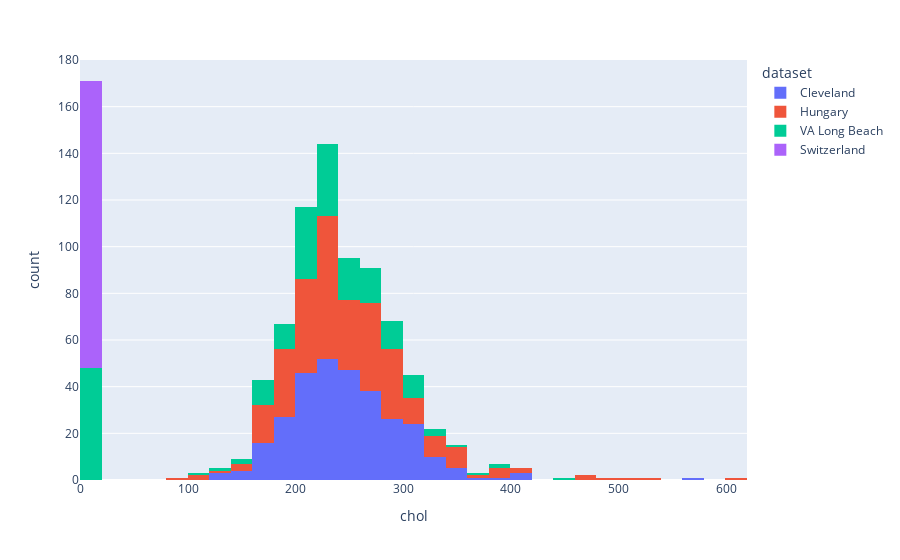

Here is the notebook cell this chart was saved with:
### Code cell
# Let's see chol level based on dataset
fig = px.histogram(df, x = 'chol', color = 'dataset')
fig.show()

### Figure 1 — Plotly figure (JSON) as saved in the notebook; plotly's stock layout.template omitted (floating-point values rounded to 4 significant figures; data arrays with more than 128 entries replaced by an {"elided": "..."} marker saying what was removed)
{"data": [{"alignmentgroup": "True", "bingroup": "x", "hovertemplate": "dataset=Cleveland<br>chol=%{x}<br>count=%{y}<extra></extra>", "legendgroup": "Cleveland", "marker": {"color": "#636efa", "pattern": {"shape": ""}}, "name": "Cleveland", "offsetgroup": "Cleveland", "orientation": "v", "showlegend": true, "type": "histogram", "x": {"elided": "304 int values"}, "xaxis": "x", "yaxis": "y"}, {"alignmentgroup": "True", "bingroup": "x", "hovertemplate": "dataset=Hungary<br>chol=%{x}<br>count=%{y}<extra></extra>", "legendgroup": "Hungary", "marker": {"color": "#EF553B", "pattern": {"shape": ""}}, "name": "Hungary", "offsetgroup": "Hungary", "orientation": "v", "showlegend": true, "type": "histogram", "x": {"elided": "293 int values"}, "xaxis": "x", "yaxis": "y"}, {"alignmentgroup": "True", "bingroup": "x", "hovertemplate": "dataset=VA Long Beach<br>chol=%{x}<br>count=%{y}<extra></extra>", "legendgroup": "VA Long Beach", "marker": {"color": "#00cc96", "pattern": {"shape": ""}}, "name": "VA Long Beach", "offsetgroup": "VA Long Beach", "orientation": "v", "showlegend": true, "type": "histogram", "x": {"elided": "199 int values"}, "xaxis": "x", "yaxis": "y"}, {"alignmentgroup": "True", "bingroup": "x", "hovertemplate": "dataset=Switzerland<br>chol=%{x}<br>count=%{y}<extra></extra>", "legendgroup": "Switzerland", "marker": {"color": "#ab63fa", "pattern": {"shape": ""}}, "name": "Switzerland", "offsetgroup": "Switzerland", "orientation": "v", "showlegend": true, "type": "histogram", "x": [0, 0, 0, 0, 0, 0, 0, 0, 0, 0, 0, 0, 0, 0, 0, 0, 0, 0, 0, 0, 0, 0, 0, 0, 0, 0, 0, 0, 0, 0, 0, 0, 0, 0, 0, 0, 0, 0, 0, 0, 0, 0, 0, 0, 0, 0, 0, 0, 0, 0, 0, 0, 0, 0, 0, 0, 0, 0, 0, 0, 0, 0, 0, 0, 0, 0, 0, 0, 0, 0, 0, 0, 0, 0, 0, 0, 0, 0, 0, 0, 0, 0, 0, 0, 0, 0, 0, 0, 0, 0, 0, 0, 0, 0, 0, 0, 0, 0, 0, 0, 0, 0, 0, 0, 0, 0, 0, 0, 0, 0, 0, 0, 0, 0, 0, 0, 0, 0, 0, 0, 0, 0, 0], "xaxis": "x", "yaxis": "y"}], "layout": {"barmode": "relative", "legend": {"title": {"text": "dataset"}, "tracegroupgap": 0}, "margin": {"t": 60}, "xaxis": {"anchor": "y", "domain": [0, 1], "title": {"text": "chol"}}, "yaxis": {"anchor": "x", "domain": [0, 1], "title": {"text": "count"}}}}
